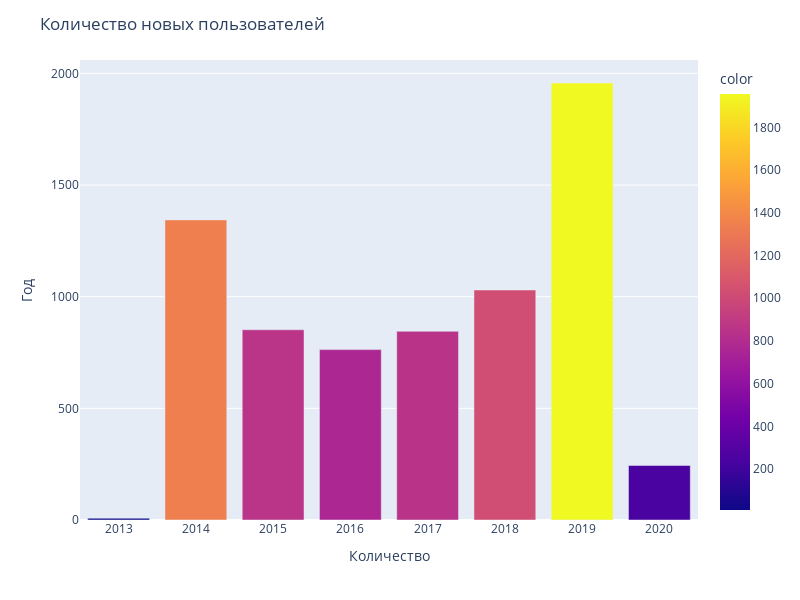

Notebook code for this chart:
### Markdown cell above
1.  Средний ежемесячный платеж составляет примерно $65, а средние общие затраты - около $2283.

2.  Есть большой разброс значений в ежемесячных платежах и общих затратах, что указывает на то, что у компании есть клиенты с разными потребностями и бюджетами.

3.  Минимальный ежемесячный платеж составляет $18.25, а максимальный - $118.75. Минимальные общие затраты составляют $18.8, а максимальные - $8684.8.

4.  25% клиентов имеют ежемесячный платеж менее $35.6, а 50% клиентов - менее $70.35.

5.  75% клиентов имеют ежемесячный платеж менее $89.86, а 50% клиентов - менее $1397.48.

6.  Общие затраты (TotalCharges) имеют более широкий диапазон значений, чем ежемесячные платежи, что может быть связано с длительностью использования услуг.

7.  Стандартное отклонение общих затрат выше, чем стандартное отклонение ежемесячных платежей, что также может указывать на больший разброс этих значений.

### Code cell
count_user = df_for_plot.groupby('year_begin')['MonthlyCharges'].count().sort_values()

fig = px.bar(df_for_plot, x=count_user.index, y=count_user.values, color=count_user)

fig.update_layout(title='Количество новых пользователей',
                   xaxis_title='Количество',
                   yaxis_title='Год',
                   width=800, height=600)
fig.show()

### Figure 1 — Plotly figure (JSON) as saved in the notebook; plotly's stock layout.template omitted (floating-point values rounded to 4 significant figures)
{"data": [{"alignmentgroup": "True", "hovertemplate": "x=%{x}<br>y=%{y}<br>color=%{marker.color}<extra></extra>", "legendgroup": "", "marker": {"color": [8, 244, 763, 845, 852, 1030, 1344, 1957], "coloraxis": "coloraxis", "pattern": {"shape": ""}}, "name": "", "offsetgroup": "", "orientation": "v", "showlegend": false, "textposition": "auto", "type": "bar", "x": [2013, 2020, 2016, 2017, 2015, 2018, 2014, 2019], "xaxis": "x", "y": [8, 244, 763, 845, 852, 1030, 1344, 1957], "yaxis": "y"}], "layout": {"barmode": "relative", "coloraxis": {"colorbar": {"title": {"text": "color"}}, "colorscale": [[0, "#0d0887"], [0.1111, "#46039f"], [0.2222, "#7201a8"], [0.3333, "#9c179e"], [0.4444, "#bd3786"], [0.5556, "#d8576b"], [0.6667, "#ed7953"], [0.7778, "#fb9f3a"], [0.8889, "#fdca26"], [1, "#f0f921"]]}, "height": 600, "legend": {"tracegroupgap": 0}, "margin": {"t": 60}, "title": {"text": "Количество новых пользователей"}, "width": 800, "xaxis": {"anchor": "y", "domain": [0, 1], "title": {"text": "Количество"}}, "yaxis": {"anchor": "x", "domain": [0, 1], "title": {"text": "Год"}}}}
